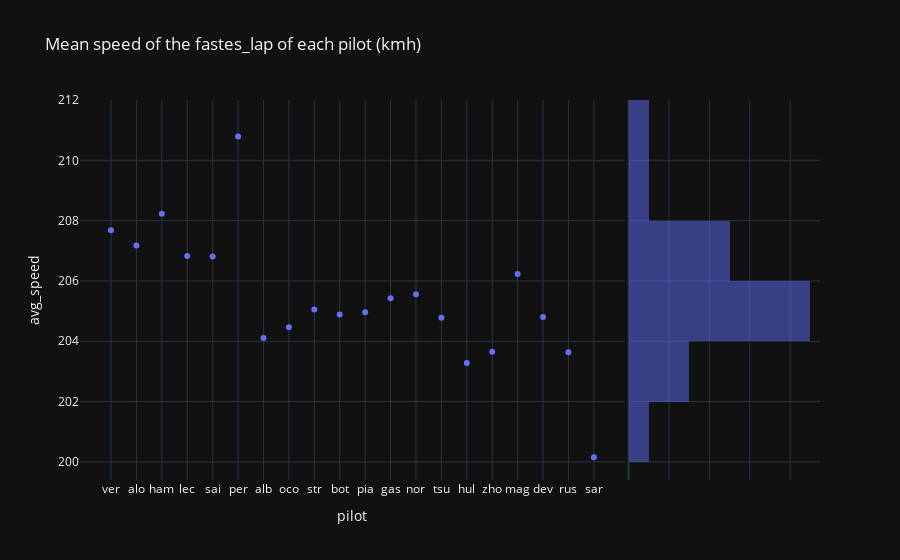

The notebook cell saved with this chart:
### Code cell
px.scatter(last_gp, x="pilot", y="avg_speed", title="Mean speed of the fastes_lap of each pilot (kmh)", marginal_y="histogram", template="plotly_dark")

### Figure 1 — Plotly figure (JSON) as saved in the notebook; plotly's stock layout.template omitted (floating-point values rounded to 4 significant figures)
{"data": [{"hovertemplate": "pilot=%{x}<br>avg_speed=%{y}<extra></extra>", "legendgroup": "", "marker": {"color": "#636efa", "symbol": "circle"}, "mode": "markers", "name": "", "orientation": "v", "showlegend": false, "type": "scatter", "x": ["ver", "alo", "ham", "lec", "sai", "per", "alb", "oco", "str", "bot", "pia", "gas", "nor", "tsu", "hul", "zho", "mag", "dev", "rus", "sar"], "xaxis": "x", "y": [207.7, 207.2, 208.2, 206.8, 206.8, 210.8, 204.1, 204.5, 205.1, 204.9, 205.0, 205.4, 205.6, 204.8, 203.3, 203.7, 206.2, 204.8, 203.6, 200.2], "yaxis": "y"}, {"alignmentgroup": "True", "bingroup": "y", "hovertemplate": "avg_speed=%{y}<br>count=%{x}<extra></extra>", "legendgroup": "", "marker": {"color": "#636efa"}, "name": "", "offsetgroup": "", "opacity": 0.5, "showlegend": false, "type": "histogram", "xaxis": "x2", "y": [207.7, 207.2, 208.2, 206.8, 206.8, 210.8, 204.1, 204.5, 205.1, 204.9, 205.0, 205.4, 205.6, 204.8, 203.3, 203.7, 206.2, 204.8, 203.6, 200.2], "yaxis": "y2"}], "layout": {"barmode": "overlay", "legend": {"tracegroupgap": 0}, "title": {"text": "Mean speed of the fastes_lap of each pilot (kmh)"}, "xaxis": {"anchor": "y", "domain": [0, 0.7363], "title": {"text": "pilot"}}, "xaxis2": {"anchor": "y2", "domain": [0.7413, 1], "matches": "x2", "showgrid": true, "showline": false, "showticklabels": false, "ticks": ""}, "yaxis": {"anchor": "x", "domain": [0, 1], "title": {"text": "avg_speed"}}, "yaxis2": {"anchor": "x2", "domain": [0, 1], "matches": "y", "showgrid": true, "showticklabels": false}}}
